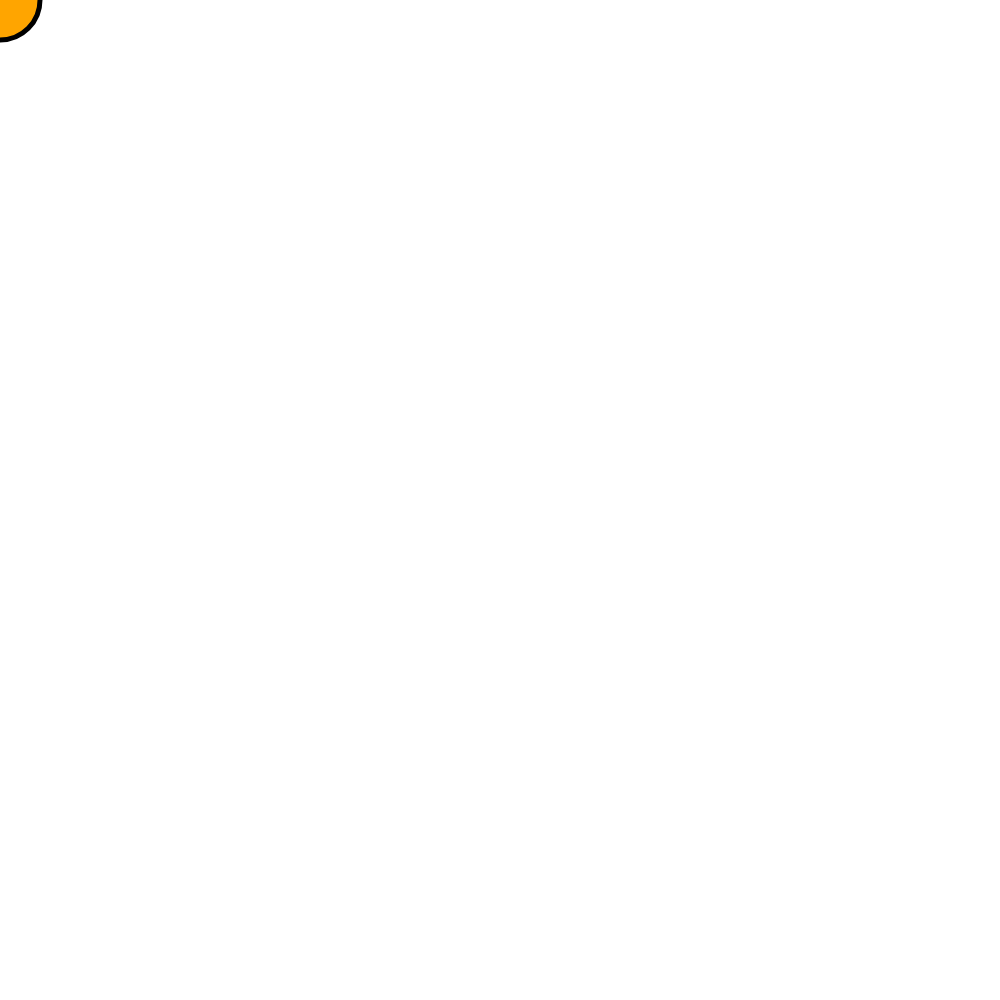
Frame 1 (no input)
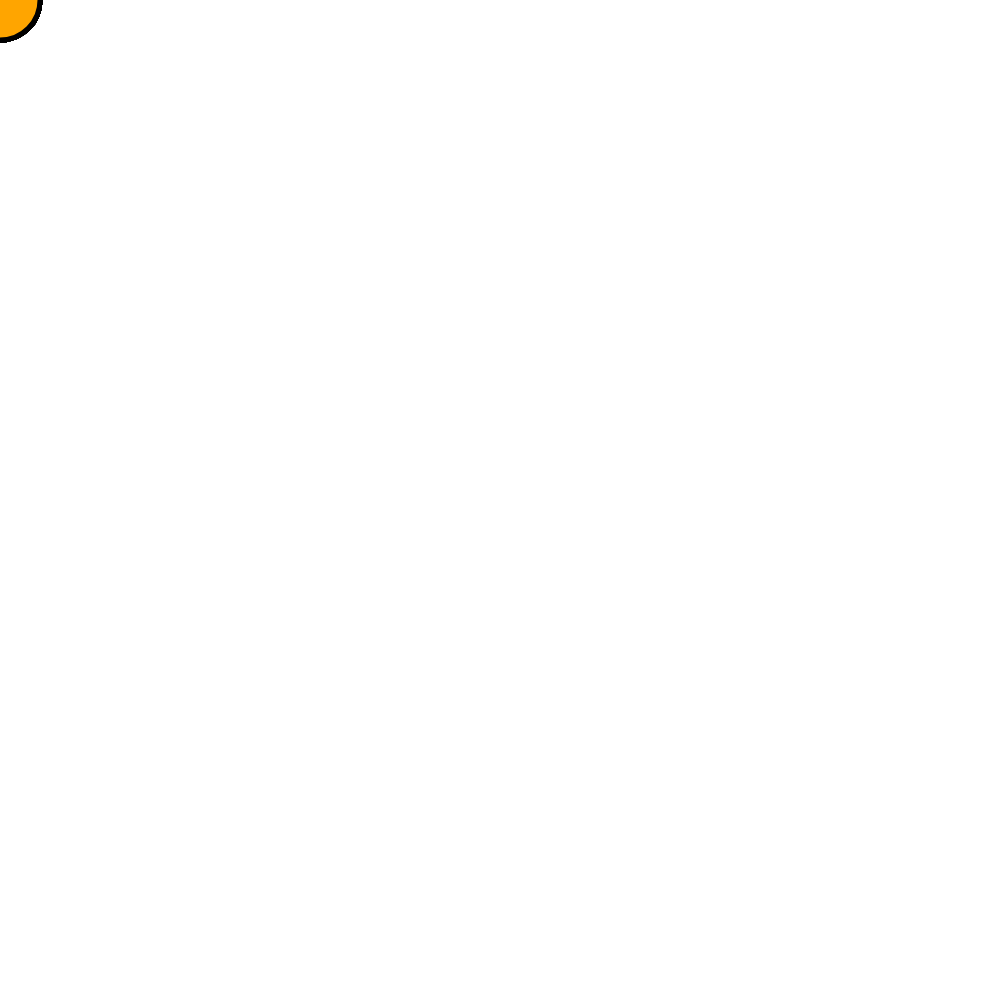
Frame 60 (no input)
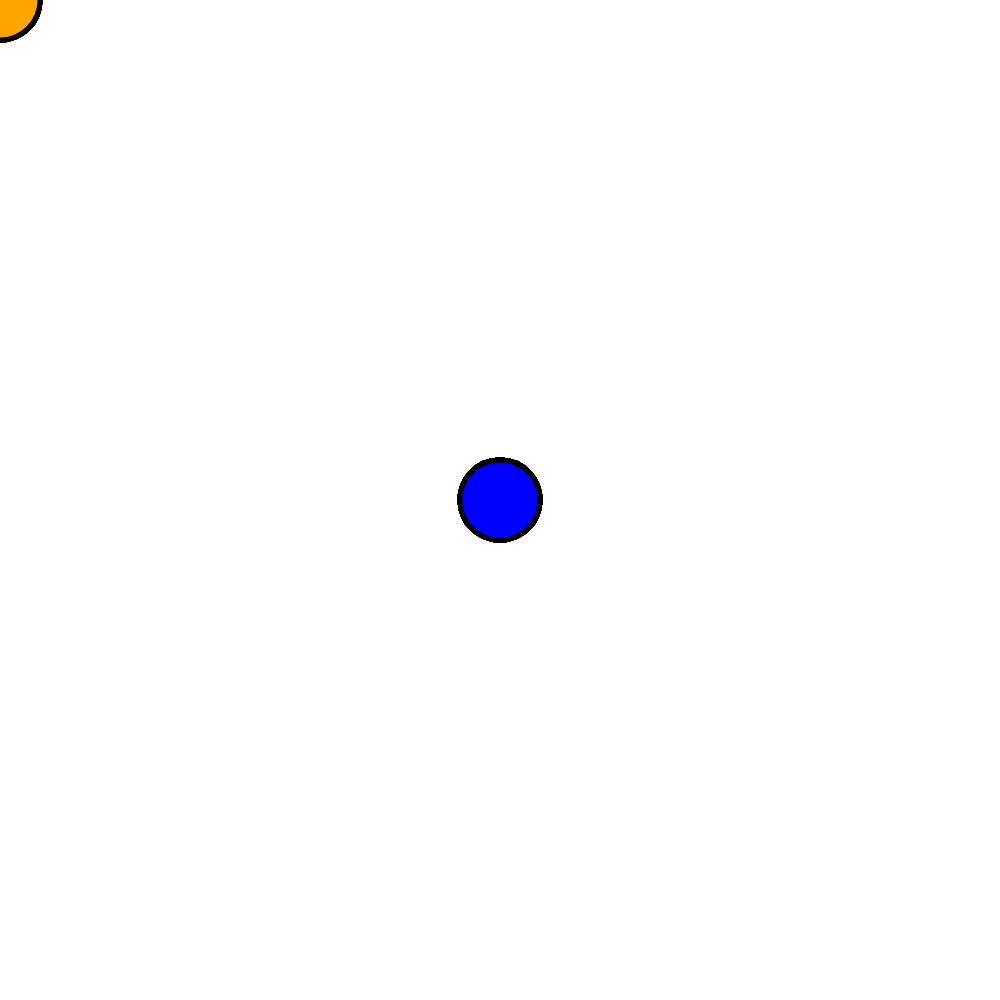
Frame 120 (the mouse pressed at the canvas centre since frame 60)

The p5.js sketch that drew these frames (run headless with seeded random() and noise() and a simulated clock; from frame 60 on, the mouse is pressed at the canvas centre):

// p5.js sketch
// ── sketch.js
var ShapeType = 1;

function setup() {
    createCanvas(1000,1000);
}
    
function draw() {
    if(mouseIsPressed){
        fill('blue');
        ShapeType++;
    }else{
        fill('orange');
    }
    strokeWeight (5);
    if (ShapeType < 100) {
        ellipse(mouseX, mouseY, 80, 80);
    } else {
        rect(mouseX, mouseY, 80, 80);
    }
}
// ── P5exercise.html
<!DOCTYPE html>
<html>
    <head>
        Testing Shapes Webpage
    </head>
    <body>
        <script src="https://cdnjs.cloudflare.com/ajax/libs/p5.js/0.9.0/p5.js"></script>
        <script src="sketch.js"></script>
    </body>
</html>
